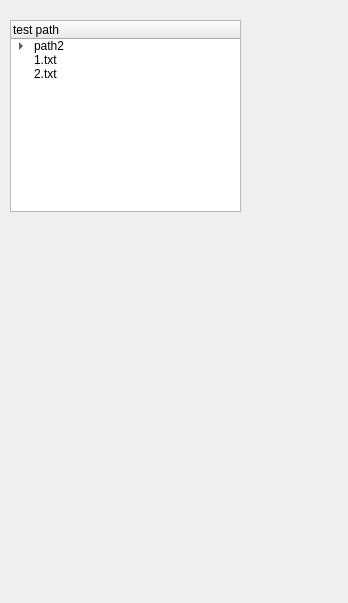
<?xml version="1.0" encoding="UTF-8"?>
<ui version="4.0">
 <class>MainWindow</class>
 <widget class="QMainWindow" name="MainWindow">
  <property name="geometry">
   <rect>
    <x>0</x>
    <y>0</y>
    <width>348</width>
    <height>603</height>
   </rect>
  </property>
  <property name="windowTitle">
   <string>MainWindow</string>
  </property>
  <widget class="QWidget" name="centralwidget">
   <widget class="QTreeWidget" name="treeWidget">
    <property name="geometry">
     <rect>
      <x>10</x>
      <y>20</y>
      <width>231</width>
      <height>192</height>
     </rect>
    </property>
    <property name="lineWidth">
     <number>1</number>
    </property>
    <property name="verticalScrollBarPolicy">
     <enum>Qt::ScrollBarAsNeeded</enum>
    </property>
    <column>
     <property name="text">
      <string>test path</string>
     </property>
    </column>
    <item>
     <property name="text">
      <string>path2</string>
     </property>
     <item>
      <property name="text">
       <string>3.txt</string>
      </property>
     </item>
    </item>
    <item>
     <property name="text">
      <string>1.txt</string>
     </property>
    </item>
    <item>
     <property name="text">
      <string>2.txt</string>
     </property>
    </item>
   </widget>
  </widget>
 </widget>
 <resources/>
 <connections/>
</ui>
